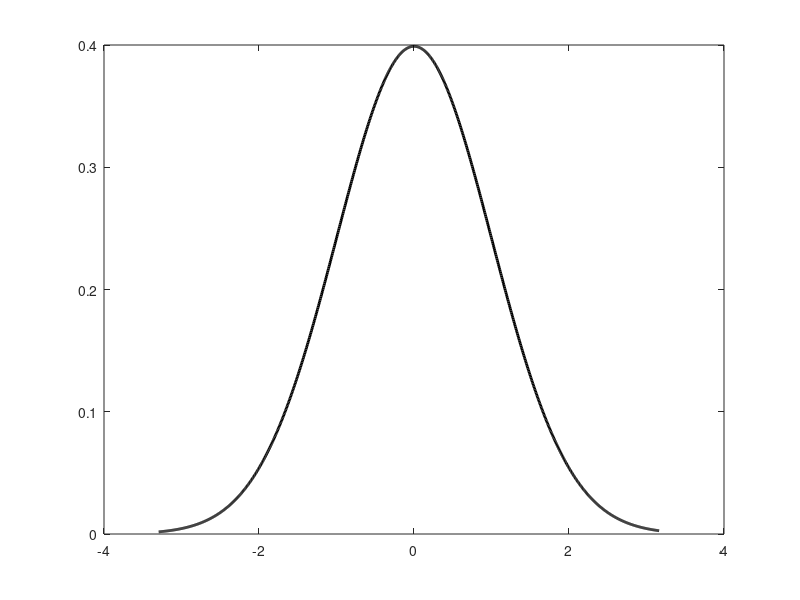

The MATLAB source for this figure: (Note: this script raises an error after producing the figure.)
clc ,clear,close all;
rng("default")
N=1000;mu=0;sigma=1;
x=normrnd(mu,sigma,[N 1]);                  %生成1000个样本


minx=min(x);maxx=max(x);dx=(maxx-minx)/N;
x_values = minx:dx:maxx-dx;                  %确定采样点
px=pdf('Normal',x_values,mu,sigma);
plot(x_values,px,'Color','k','LineWidth',2);
hold on
h=0.01 ;         %定义窗函数
pxe1=kde(x,x_values,h,N);
plot(x_values,pxe1,'r','LineWidth',2);
h=2 ;         %定义窗函数
pxe3=kde(x,x_values,h,N);
plot(x_values,pxe3,'b--','LineWidth',2);
xlabel('x'),ylabel('p(x)');
legend('p(x)','h=0.01','h=2');
hold off

figure,plot(x_values,px,'Color','k','LineWidth',2);
h=0.3 ;         %定义窗函数
pxe2=kde(x,x_values,h,N);
hold on
plot(x_values,pxe2,'g--','LineWidth',2);
xlabel('x'),ylabel('p(x)');
legend('p(x)','h=0.3');
hold off





function pxe=kde(x,x_values,h,N)%利用高斯窗进行估计的窗函数
        pxe=zeros(1,N);
        for j=1:N
            for i=1:N
            pxe(j)=pxe(j)+exp(-0.5*(x_values(j)-x(i))^2/h^2)/sqrt(2*pi);
            end
            pxe(j)=pxe(j)/N/h;
        end
end
